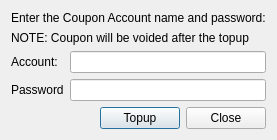
<?xml version="1.0" encoding="UTF-8"?>
<ui version="4.0">
 <class>TopupByCouponDialog</class>
 <widget class="QDialog" name="TopupByCouponDialog">
  <property name="geometry">
   <rect>
    <x>0</x>
    <y>0</y>
    <width>260</width>
    <height>136</height>
   </rect>
  </property>
  <property name="windowTitle">
   <string>Topup by Coupon</string>
  </property>
  <layout class="QVBoxLayout" name="verticalLayout">
   <item>
    <widget class="QLabel" name="label">
     <property name="text">
      <string>Enter the Coupon Account name and password:</string>
     </property>
    </widget>
   </item>
   <item>
    <widget class="QLabel" name="label_2">
     <property name="text">
      <string>NOTE: Coupon will be voided after the topup</string>
     </property>
    </widget>
   </item>
   <item>
    <layout class="QGridLayout" name="gridLayout_2">
     <item row="0" column="0">
      <widget class="QLabel" name="userNameTitleLabel_2">
       <property name="text">
        <string>Account:</string>
       </property>
      </widget>
     </item>
     <item row="0" column="1">
      <widget class="QLineEdit" name="couponNameLineEdit">
       <property name="inputMask">
        <string notr="true"/>
       </property>
      </widget>
     </item>
     <item row="1" column="0">
      <widget class="QLabel" name="userPwdTitleLabel_2">
       <property name="text">
        <string>Password</string>
       </property>
      </widget>
     </item>
     <item row="1" column="1">
      <widget class="QLineEdit" name="couponPwdLineEdit">
       <property name="echoMode">
        <enum>QLineEdit::Password</enum>
       </property>
      </widget>
     </item>
    </layout>
   </item>
   <item>
    <layout class="QHBoxLayout" name="horizontalLayout_3">
     <item>
      <spacer name="horizontalSpacer_2">
       <property name="orientation">
        <enum>Qt::Horizontal</enum>
       </property>
       <property name="sizeHint" stdset="0">
        <size>
         <width>78</width>
         <height>21</height>
        </size>
       </property>
      </spacer>
     </item>
     <item>
      <widget class="QPushButton" name="topupButton">
       <property name="text">
        <string>Topup</string>
       </property>
       <property name="icon">
        <iconset>
         <normaloff>:/icons/icons/Common/ok.png</normaloff>:/icons/icons/Common/ok.png</iconset>
       </property>
       <property name="cssType" stdset="0">
        <string notr="true">smallBlueButton</string>
       </property>
      </widget>
     </item>
     <item>
      <widget class="QPushButton" name="closeButton">
       <property name="text">
        <string>Close</string>
       </property>
       <property name="icon">
        <iconset>
         <normaloff>:/icons/icons/Common/cancel.png</normaloff>:/icons/icons/Common/cancel.png</iconset>
       </property>
       <property name="cssType" stdset="0">
        <string notr="true">smallBlackButton</string>
       </property>
      </widget>
     </item>
    </layout>
   </item>
  </layout>
 </widget>
 <resources/>
 <connections/>
</ui>
